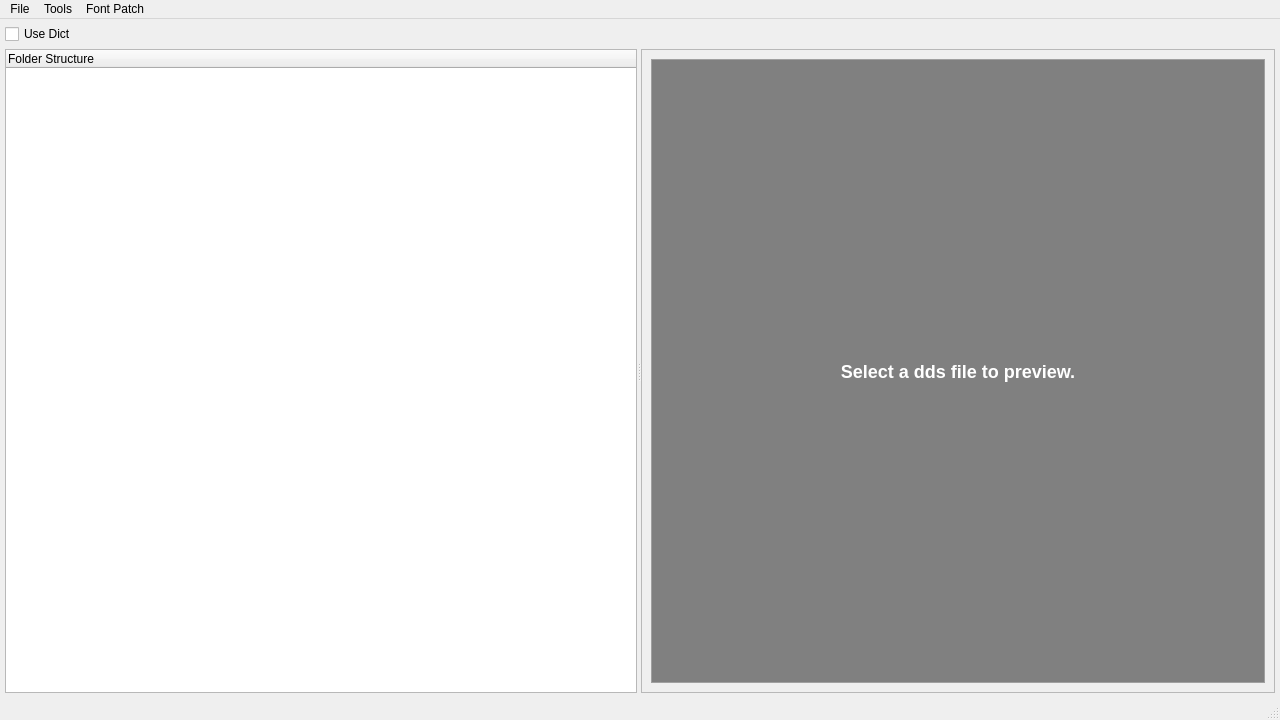
<?xml version="1.0" encoding="UTF-8"?>
<ui version="4.0">
  <class>MainWindow</class>
  <widget class="QMainWindow" name="MainWindow">
    <property name="geometry">
      <rect>
        <x>0</x>
        <y>0</y>
        <width>1280</width>
        <height>720</height>
      </rect>
    </property>
    <property name="windowTitle">
      <string>Imas2ToolS</string>
    </property>
    <property name="styleSheet">
      <string notr="true">QWidget {
        font-family: &quot;Microsoft YaHei UI&quot;;
        font-size: 9pt;
        }</string>
    </property>
    <widget class="QWidget" name="centralwidget">
      <layout class="QVBoxLayout" name="verticalLayout">
        <property name="spacing">
          <number>5</number>
        </property>
        <property name="leftMargin">
          <number>5</number>
        </property>
        <property name="topMargin">
          <number>5</number>
        </property>
        <property name="rightMargin">
          <number>5</number>
        </property>
        <property name="bottomMargin">
          <number>5</number>
        </property>
        <item>
          <widget class="QCheckBox" name="cb_use_dict">
            <property name="font">
              <font>
                <family>Microsoft YaHei UI</family>
                <pointsize>10</pointsize>
              </font>
            </property>
            <property name="text">
              <string>Use Dict</string>
            </property>
          </widget>
        </item>
        <item>
          <widget class="QSplitter" name="splitter">
            <property name="orientation">
              <enum>Qt::Horizontal</enum>
            </property>
            <widget class="QTreeWidget" name="treeWidget">
              <property name="headerHidden">
                <bool>false</bool>
              </property>
              <column>
                <property name="text">
                  <string>Folder Structure</string>
                </property>
              </column>
            </widget>
            <widget class="QScrollArea" name="scrollArea">
              <property name="widgetResizable">
                <bool>true</bool>
              </property>
              <widget class="QWidget" name="scrollAreaWidgetContents">
                <property name="geometry">
                  <rect>
                    <x>0</x>
                    <y>0</y>
                    <width>295</width>
                    <height>533</height>
                  </rect>
                </property>
                <layout class="QVBoxLayout" name="verticalLayout_2">
                  <item>
                    <widget class="QLabel" name="preview_label">
                      <property name="styleSheet">
                        <string notr="true">background-color: gray;
                          color: white;
                          font-size: 18px;
                          font-weight: bold;
                          border: 1px solid #A0A0A0;</string>
                      </property>
                      <property name="frameShape">
                        <enum>QFrame::StyledPanel</enum>
                      </property>
                      <property name="text">
                        <string>Select a dds file to preview.</string>
                      </property>
                      <property name="alignment">
                        <set>Qt::AlignCenter</set>
                      </property>
                    </widget>
                  </item>
                </layout>
              </widget>
            </widget>
          </widget>
        </item>
      </layout>
    </widget>
    <widget class="QMenuBar" name="menubar">
      <property name="geometry">
        <rect>
          <x>0</x>
          <y>0</y>
          <width>900</width>
          <height>26</height>
        </rect>
      </property>
      <widget class="QMenu" name="menuFile">
        <property name="title">
          <string>File</string>
        </property>
        <widget class="QMenu" name="menuOpen">
          <property name="title">
            <string>Open...</string>
          </property>
          <addaction name="actionOpen_mpc" />
          <addaction name="actionOpen_tsk" />
          <addaction name="actionOpen_nut" />
        </widget>
        <addaction name="menuOpen" />
        <addaction name="actionSave_as" />
      </widget>
      <widget class="QMenu" name="menuTools">
        <property name="title">
          <string>Tools</string>
        </property>
        <widget class="QMenu" name="menuConvertSCB">
          <property name="title">
            <string>Convert SCB</string>
          </property>
          <addaction name="actionCreateSCB" />
          <addaction name="actionExtractSCB" />
        </widget>
          <widget class="QMenu" name="menuConvertDDS">
          <property name="title">
            <string>Convert DDS</string>
          </property>
          <addaction name="actionConvertDDSDXT1" />
          <addaction name="actionConvertDDSDXT3" />
          <addaction name="actionConvertDDSDXT5" />
        </widget>
        <addaction name="menuConvertSCB"/>
        <addaction name="menuConvertDDS"/>
        <addaction name="actionRewriteXMB" />
        <addaction name="actionImport_from_directory" />
        <addaction name="actionExport_all_images" />
        <addaction name="actionExport_all_xmbs" />
      </widget>
      <widget class="QMenu" name="menuFont">
        <property name="title">
          <string>Font Patch</string>
        </property>
        <addaction name="actionBuildCharMap" />
        <addaction name="actionBuildFontImageNFH" />
        <addaction name="actionGenerateNFHJson" />
      </widget>
      <addaction name="menuFile" />
      <addaction name="menuTools" />
      <addaction name="menuFont" />
    </widget>
    <widget class="QStatusBar" name="statusbar" />
    <action name="actionOpen_mpc">
      <property name="text">
        <string>Open MPC</string>
      </property>
    </action>
    <action name="actionOpen_tsk">
      <property name="text">
        <string>Open TSK(S2D)</string>
      </property>
    </action>
    <action name="actionOpen_nut">
      <property name="text">
        <string>Open NUT</string>
      </property>
    </action>
    <action name="actionConvert">
      <property name="text">
        <string>Convert</string>
      </property>
    </action>
    <action name="actionSave_as">
      <property name="text">
        <string>Save as</string>
      </property>
    </action>
    <action name="actionConvertDDSDXT1">
      <property name="text">
        <string>DXT1</string>
      </property>
    </action>
    <action name="actionConvertDDSDXT3">
      <property name="text">
        <string>DXT3</string>
      </property>
    </action>
    <action name="actionConvertDDSDXT5">
      <property name="text">
        <string>DXT5</string>
      </property>
    </action>
    <action name="actionRewriteXMB">
      <property name="text">
        <string>Rewrite XMB Files</string>
      </property>
    </action>
    <action name="actionImport_from_directory">
      <property name="text">
        <string>Import from directory</string>
      </property>
    </action>
    <action name="actionExport_all_images">
      <property name="text">
        <string>Export all images</string>
      </property>
    </action>
        <action name="actionExport_all_xmbs">
      <property name="text">
        <string>Export all XMBs</string>
      </property>
    </action>
    <action name="actionCreateSCB">
      <property name="text">
        <string>Create SCB</string>
      </property>
    </action>
    <action name="actionExtractSCB">
      <property name="text">
        <string>Extract SCB</string>
      </property>
    </action>
    <action name="actionBuildCharMap">
      <property name="text">
        <string>Build Hanzi(Kanji) Map</string>
      </property>
    </action>
    <action name="actionBuildFontImageNFH">
      <property name="text">
        <string>Build Font Image and NFH</string>
      </property>
    </action>
    <action name="actionGenerateNFHJson">
      <property name="text">
        <string>Generate NFH Json</string>
      </property>
    </action>
  </widget>
  <resources />
  <connections />
</ui>
